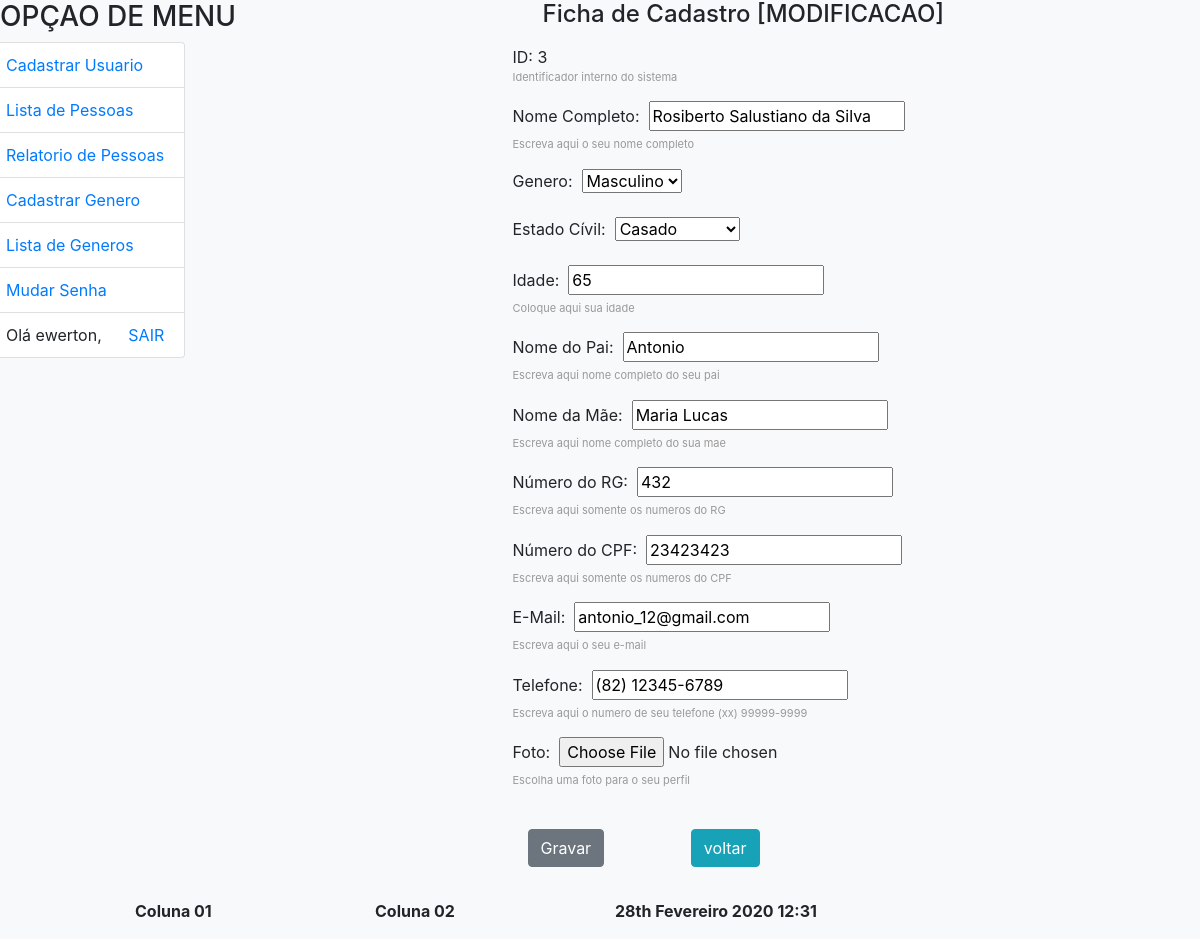
The app's page /pessoa/usuario_edicao/3/ (signed in), older data.
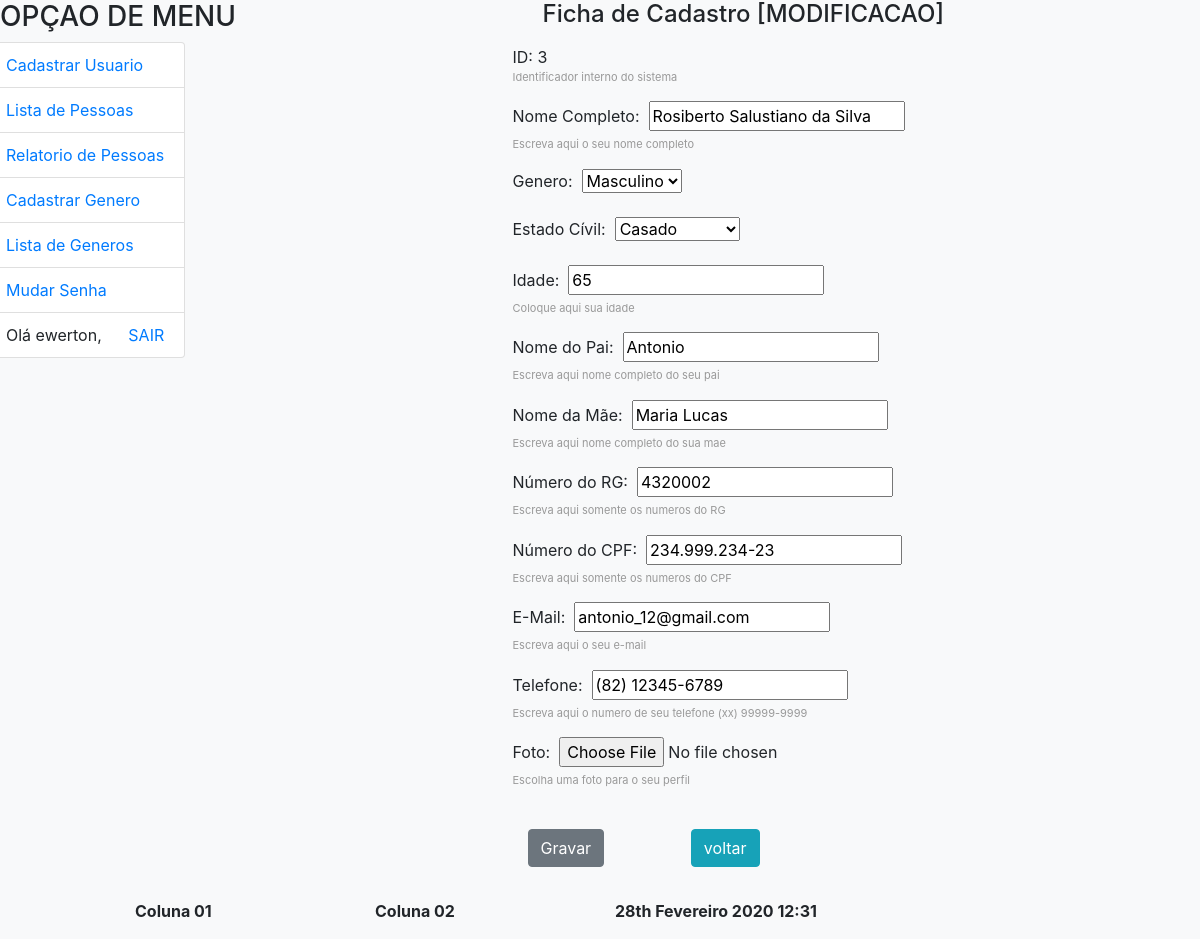
The same page, newer data.
### pessoa/models.py (models this page shows, shortened)
class Pessoa(models.Model):
    nome=models.CharField(
        max_length=100,
        null=False,
        blank=False,
        help_text='Escreva aqui o seu nome completo',
        verbose_name='Nome Completo',
        error_messages={
            'null':'Valor nulo nao permitido',
            'blank': 'Valor vazio',
        }
    )
    genero=models.ForeignKey(Genero)
    rg=models.IntegerField(
        help_text='Escreva aqui somente os numeros do RG',
        verbose_name='Número do RG',
        unique=True,
    )
    cpf=models.CharField(
        max_length=15,
        help_text='Escreva aqui somente os numeros do CPF',
        verbose_name='Número do CPF',
        unique=True,
        db_index=True,
    )
    estadocivil=models.CharField(
        max_length=20,
        choices=[
            ('S','Solteiro'),
            ('C','Casado'),
            ('V','Viúvo'),
            ('D','Desquitado'),
            ('U','União Estável'),
        ],
        error_messages={
            'invalid_choice':'Valor nao permitido',
        },
        default='S',
        db_index=True,
        verbose_name='Estado Cívil',
    )
    pai=models.CharField(
        max_length=100,
        help_text='Escreva aqui nome completo do seu pai',
        verbose_name='Nome do Pai',
    )
    mae=models.CharField(
        max_length=100,
        help_text='Escreva aqui nome completo do sua mae',
        verbose_name='Nome da Mãe',
    )
    email=models.CharField(
        max_length=200,
        help_text='Escreva aqui o seu e-mail',
        verbose_name='E-Mail',
    )
    telefone=models.CharField(
        max_length=15,
        help_text='Escreva aqui o numero de seu telefone (xx) 99999-9999',
        verbose_name='Telefone',
    )
    idade=models.IntegerField(
        default=0,
        help_text='Coloque aqui sua idade',
        validators=[validate_even],
        verbose_name='Idade',
    )
    foto=models.ImageField(
        upload_to='pessoa_fotos/',
        default='pessoa_fotos/none.jpg',
        blank=True,
        null=True,
        help_text = 'Escolha uma foto para o seu perfil',
        verbose_name = 'Foto',
    )
    dt_log=models.DateField(
        auto_now=True,
        editable=False,
        verbose_name='Dt Criação',
    )
    class Meta:
        ordering = ['nome', 'idade']
        verbose_name = 'pessoa'
        verbose_name_plural = 'pessoas'

### pessoa/views.py (the view)
# urls.py: url(r'^usuario_edicao/(?P<p_id>\d+)/$', views.pessoa_usuario_edicao, name='pessoa_usuario_edicao'),
def pessoa_usuario_edicao(request, p_id):
    if not(request.user.is_authenticated):
       return redirect('login')
    else:
        if not(request.user.has_perm('pessoa.change_pessoa')):
            return redirect('/pessoa/permission_error/?next=/pessoa/usuario_edicao/')
        dados = Pessoa.objects.select_related().get(id=p_id)
        form = PessoaForm(request.POST or None, instance=dados)
        if request.method == 'POST':
            filename = ''
            if request.FILES.has_key('foto'):
                myfile = request.FILES['foto']
                fs = FileSystemStorage()
                filename = fs.save('pessoa_fotos/' + myfile.name, myfile)
            if form.is_valid():
                if len(filename) > 0:
                    form = form.save(commit=False)
                    form.foto = filename
                form.save()
                return redirect('pessoa_usuario_lista')
        else:
            url_form = url_form = '/pessoa/usuario_edicao/'+str(dados.id)+'/'
            contexto = {
                'dados':dados,
                'form': form,
                'titulo': 'Ficha de Cadastro [MODIFICACAO]',
                'url_form': url_form
                }
            return render(request,'pessoa/cadastro.html',contexto)

### pessoa/forms.py
class PessoaForm(forms.ModelForm):
    class Meta:
        model = Pessoa
        fields = ["nome", "genero", "estadocivil", "idade", "pai", "mae",
                  "rg", "cpf", "email", "telefone", "foto"
                  ]

### pessoa/models.py (called while the page is built)
    def __str__(self):
        return self.descricao

### pessoa/templates/pessoa/cadastro.html (shortened to what this page needs)
{% extends 'pessoa/base.html' %}
{% block main %}
    <div class="container">
        <h4 class="mb-3">{{ titulo }}</h4>
        <div class="row">
            <form class="needs-validation" action="{{ url_form }}" method="POST"  enctype="multipart/form-data">
            {% if dados %}
            <div class="row">
                <div class="mb-3">
                    ID:&nbsp;{{ dados.id }}
                    <div id="cad_id" class="help">
                        Identificador interno do sistema
                    </div>
                </div>
            </div>
            {% endif %}
            {% for field in form %}
            <div class="row">
                    <div class="mb-3">
                        {{ field.label_tag }}&nbsp;
                        {{ field }}
                        <div id="help_{{ field.html_name }}" class="help">
                            {{ field.help_text }}
                        </div>
                    </div>
            </div>
            {% endfor %}
            <br>
            <div class="row">
                <div class="col-md-5 mb-3">
                    <button class="btn btn-secondary" type="submit">Gravar</button>
                </div>
                <div class="col-md-5 mb-3">
                    <button class="btn btn-info" onclick="window.history.go(-1); return false;">voltar</button>
                </div>
                <ul class="errorlist">
                </ul>
            </div>
        </form>
        <br>
    </div>
{% endblock%}

Row changes from the older to the newer data that the page shows:
changed Pessoa "Rosiberto Salustiano da Silva": rg "432" → "4320002"; cpf "23423423" → "234.999.234-23"
